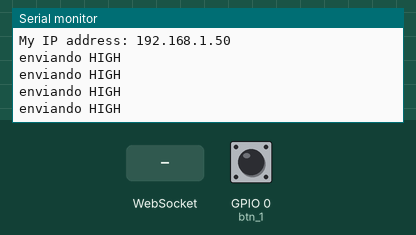
The sketch below on a simulated ESP32. Parts: the last lines printed to the serial monitor. Inputs (shaded band) come from the test bench; at power-on: GPIO 0 (btn_1) HIGH. WiFi joins after 1.5 s; servers stay silent unless stated.

Above: at 2.7 s.
2.8 s: GPIO 0 (btn_1) pulled LOW for 0.15 s
At 2.94 s:
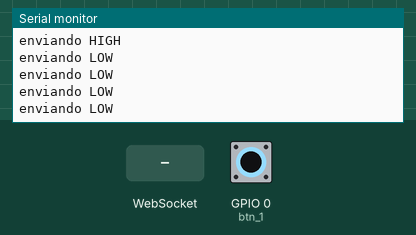
4.4 s: WebSocket text "1" received
At 4.7 s:
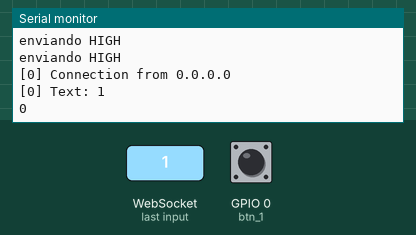
5.9 s: WebSocket text "0" received
At 7.1 s:
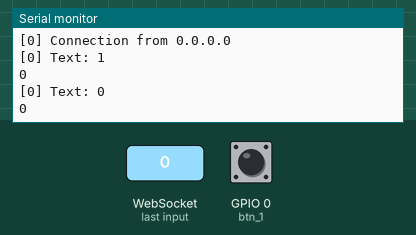

Measured:
- after the input at 2.8 s, the serial monitor: prints a new line at once (image 1)
- after the input at 4.4 s, the serial monitor: prints a new line at once (image 2)
- after the input at 5.9 s, the serial monitor: prints a new line at once (image 3)

The sketch:

WebSocket-Controller.ino
```cpp
#include <WiFi.h>
#include <WebSocketsServer.h>

// This controller uses 4 buttons to movement (Up, Down, Left, Right), feel free to change to any amount you would use or even implement a Joystick! :)
#define btn_1 0 // FIRST DIGITAL PIN HERE
#define btn_2 0 // FIRST DIGITAL PIN HERE
#define btn_3 0 // FIRST DIGITAL PIN HERE
#define btn_4 0 // FIRST DIGITAL PIN HERE

// Flags to prevent repetitive sending of information.
int flag_btn1 = 0;
int flag_btn2 = 0;
int flag_btn3 = 0;
int flag_btn4 = 0;

// Constants
// Name and Password are for the WiFi connection.
const char* ssid = ""; // CONNECTION NAME HERE
const char* password = ""; // PASSWORD HERE

// Globals
WebSocketsServer webSocket = WebSocketsServer(80);

// Called when receiving any WebSocket message
void onWebSocketEvent(uint8_t num,
                      WStype_t type,
                      uint8_t * payload,
                      size_t length) {

  // Figure out the type of WebSocket event
  switch(type) {

    // Client has disconnected
    case WStype_DISCONNECTED:
      Serial.printf("[%u] Disconnected!\n", num);
      break;

    // New client has connected
    case WStype_CONNECTED:
      {
        IPAddress ip = webSocket.remoteIP(num);
        Serial.printf("[%u] Connection from ", num);
        Serial.println(ip.toString());
      }
      break;

    // Echo text message back to client
    case WStype_TEXT:
      Serial.printf("[%u] Text: %s\n", num, payload);
      webSocket.sendTXT(num, "Hello godot");
      Serial.println(num);
      break;

    // For everything else: do nothing
    case WStype_BIN:
    case WStype_ERROR:
    case WStype_FRAGMENT_TEXT_START:
    case WStype_FRAGMENT_BIN_START:
    case WStype_FRAGMENT:
    case WStype_FRAGMENT_FIN:
    default:
      break;
  }
}

void setup() {

// Setups pins in which the buttons are connected.
  pinMode(btn_1, INPUT_PULLUP);
  pinMode(btn_2, INPUT_PULLUP);
  pinMode(btn_3, INPUT_PULLUP);
  pinMode(btn_4, INPUT_PULLUP);

  // Start Serial port
  Serial.begin(115200);

  // Connect to access point
  Serial.println("Connecting");
  WiFi.begin(ssid, password);

  // Prints '.' untils a connection is successful.
  while ( WiFi.status() != WL_CONNECTED ) {
    delay(500);
    Serial.print(".");
  }

  // Print our IP address
  Serial.println("Connected!");
  Serial.print("My IP address: ");
  Serial.println(WiFi.localIP());

  // Start WebSocket server and assign callback
  webSocket.begin();
  webSocket.onEvent(onWebSocketEvent);
}

void loop() {

// Logic for each button, which then sends a message to the WebSocket if any change is made.
  if(flag_btn1 == 1 && debounce(flag_btn1, btn_1) == LOW){
        webSocket.sendTXT(0, "soltou 1\n");
        Serial.println("enviando LOW");
        flag_btn1 = 0;
      }

  if(flag_btn1 == 0 && debounce(flag_btn1, btn_1) == HIGH){
        webSocket.sendTXT(0, "apertou 1\n");
        Serial.println("enviando HIGH");
        flag_btn1 = 1;
      }

  if(flag_btn2 == 1 && debounce(flag_btn2, btn_2) == LOW){
        webSocket.sendTXT(0, "soltou 2\n");
        Serial.println("enviando LOW");
        flag_btn2 = 0;
      }

  if(flag_btn2 == 0 && debounce(flag_btn2, btn_2) == HIGH){
        webSocket.sendTXT(0, "apertou 2\n");
        Serial.println("enviando HIGH");
        flag_btn2 = 1;
      }

  if(flag_btn3 == 1 && debounce(flag_btn3, btn_3) == LOW){
        webSocket.sendTXT(0, "soltou 3\n");
        Serial.println("enviando LOW");
        flag_btn3 = 0;
      }

  if(flag_btn3 == 0 && debounce(flag_btn3, btn_3) == HIGH){
        webSocket.sendTXT(0, "apertou 3\n");
        Serial.println("enviando HIGH");
        flag_btn3 = 1;
      }

  if(flag_btn4 == 1 && debounce(flag_btn4, btn_4) == LOW){
        webSocket.sendTXT(0, "soltou 4\n");
        Serial.println("enviando LOW");
        flag_btn4 = 0;
      }

  if(flag_btn4 == 0 && debounce(flag_btn4, btn_4) == HIGH){
        webSocket.sendTXT(0, "apertou 4\n");
        Serial.println("enviando HIGH");
        flag_btn4 = 1;
      }

  // Look for and handle WebSocket data
  webSocket.loop();

}

// Debounce is important to prevent small inconsistencies on the hardware of the the system.
int debounce(int estado, int pino){
  int estadoAtual = digitalRead(pino);
  if(estado != estadoAtual){
    delay(5);
    estadoAtual = digitalRead(pino);
  }
  return estadoAtual;
}
```
